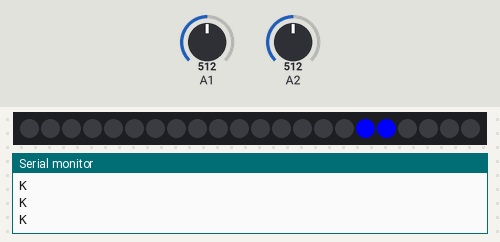
Recording of a sketch running on a simulated ATtiny85, built with avr-gcc and run on an emulated ATtiny85. Parts: 22 RGB LEDs in strip order, left to right, the last lines printed to the serial monitor. Wiring (inferred from the names in the program): LPD8806 LEDs: data PB3; clock PB2. The inputs (shaded band) are chosen by the test bench; at power-on: A2 = 512, A1 = 512.

Above: at 11.2 s.
11.3 s: A2 set to 716
At 11.7 s:
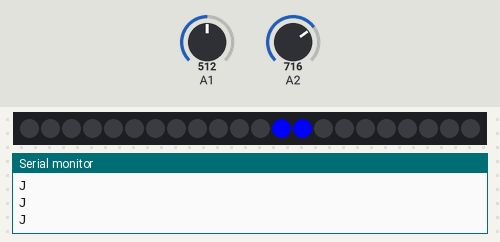
12.9 s: A2 set to 900
At 13.9 s:
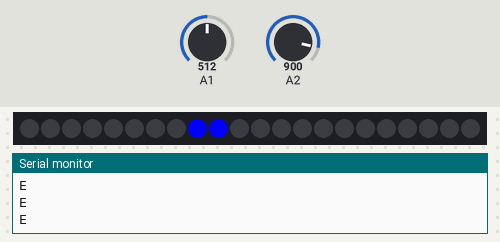
14.4 s: A1 set to 716
At 14.8 s:
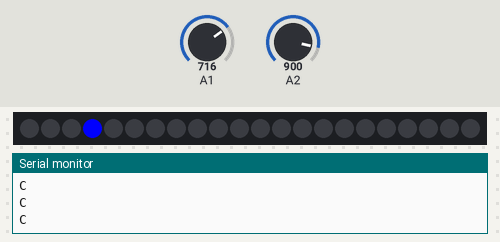
15.9 s: A1 set to 306
At 16.9 s:
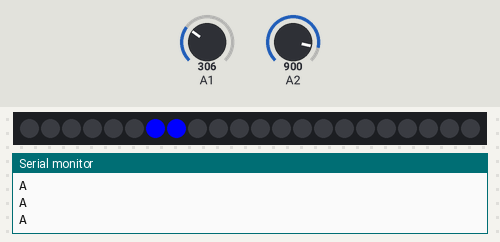
17.4 s: A1 set to 122
At 17.8 s:
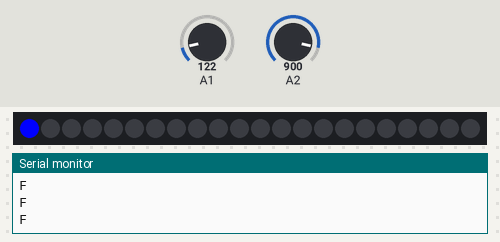
18.9 s: A2 set to 306
At 19.9 s:
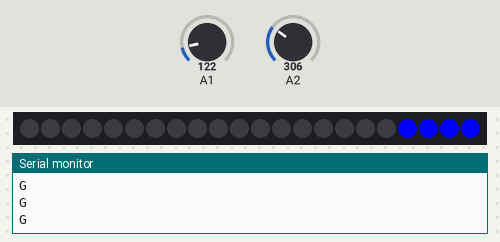
Timing chart, 0 to 21.5 s (numbered marks = the images above; inputs shaded):
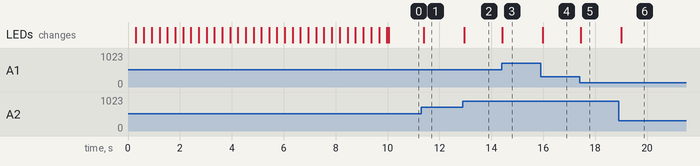

Measured:
- after the input at 11.3 s, the LEDs: change after 0.10 s (image 1)
- after the input at 12.9 s, the LEDs: change after 0.06 s (image 2)
- after the input at 14.4 s, the LEDs: change at once (image 3)
- after the input at 15.9 s, the LEDs: change after 0.08 s (image 4)
- after the input at 17.4 s, the LEDs: change at once (image 5)
- after the input at 18.9 s, the LEDs: change after 0.10 s (image 6)

The sketch:

LEDbtn.ino
```cpp
#include "LPD8806.h"
#include "SPI.h" // Comment out this line if using Trinket or Gemma
#ifdef __AVR_ATtiny85__
#include <avr/power.h>
#endif

// Button values
int lastValue = 0;
int currentValue = 0;

const int deviation = 50;

const int btnPerPin = 5;

const int btnPins[]                    = {1, 2};
const char btnBuildings[][btnPerPin]   = { {'A'  , 'B'   , 'C', 'E'   , 'F'   }, {'G'             , 'H' , 'J'     , 'K'     , 'L'    } };
const int btnValues[][btnPerPin]       = {{ 318  , 408   , 695, 511   , 91    }, {319             , 409 , 696     , 512     , 91     } };
const int ledPositions[][btnPerPin][4] = {{{6, 7}, {4, 5}, {3}, {8, 9}, {0   }}, {{18, 19, 20 , 21}, {10}, {12, 13}, {16, 17}, {14, 15}}};

char selectedBuilding = ' ';
char selectedBuildingLEDs[] = {0, 0};

// Number of RGB LEDs in strand:
const int nLEDs = 22;

// Chose 2 pins for output; can be any valid output pins:
const int dataPin  = 3;
const int clockPin = 2;

LPD8806 strip = LPD8806(nLEDs, dataPin, clockPin);


void setup() {
  Serial.begin(9600);

#if defined(__AVR_ATtiny85__) && (F_CPU == 16000000L)
  clock_prescale_set(clock_div_1); // Enable 16 MHz on Trinket
#endif

  // Start up the LED strip
  strip.begin();

  // Update the strip, to start they are all 'off'
  strip.show();

  startUpShow();
}

void loop() {
  selectedBuilding = ' ';

  for (int i = 0; i < sizeof(btnPins) / sizeof(*btnPins); i++) {
    currentValue = analogRead(btnPins[i]);

    if (!isSameValue(currentValue, 0, 25)) {
      for (int j = 0; j < sizeof(btnValues[i]) / sizeof(*btnValues[i]); j++) {
        if (isSameValue(currentValue, btnValues[i][j], deviation)) {
          selectedBuilding = btnBuildings[i][j];
          selectedBuildingLEDs[0] = i;
          selectedBuildingLEDs[1] = j;
        }
      }
    }
  }

  if (selectedBuilding != ' ') {
    Serial.println(selectedBuilding); // send to Pi

    for (int i = 0; i < strip.numPixels(); i++) strip.setPixelColor(i, 0); // turn all pixels off

    for (int i = 0; i < sizeof(ledPositions[selectedBuildingLEDs[0]][selectedBuildingLEDs[1]]) / sizeof(*ledPositions[selectedBuildingLEDs[0]][selectedBuildingLEDs[1]]); i++) {
      if (!(i > 0 && ledPositions[selectedBuildingLEDs[0]][selectedBuildingLEDs[1]][i] == 0)) {
        strip.setPixelColor(ledPositions[selectedBuildingLEDs[0]][selectedBuildingLEDs[1]][i], strip.Color(0, 0, 255));
      }
    }
    strip.show(); // Refresh LED states

    delay(100);
  }

}

boolean isSameValue(int originalValue, int compareValue, int deviation) {
  return originalValue >= compareValue - deviation && originalValue <= compareValue + deviation;
}

void startUpShow() {

  for (int i = 0; i < sizeof(ledPositions) / sizeof(*ledPositions); i++) {
    for (int j = 0; j < sizeof(ledPositions[i]) / sizeof(*ledPositions[i]); j++) {
      for (byte m = 0; m <= 127; m++) {
        for (int k = 0; k < sizeof(ledPositions[i][j]) / sizeof(*ledPositions[i][j]); k++) {
          if (!(k > 0 && ledPositions[i][j][k] == 0)) {
            strip.setPixelColor(ledPositions[i][j][k], strip.Color(0, 0, m));
            delay(1);
            strip.show(); // Refresh LED states
          }
        }
      }
    }
  }

  for (int i = 0; i < strip.numPixels(); i++) strip.setPixelColor(i, 0);
  strip.show(); // Refresh LED states

}
```

LPD8806.cpp
```cpp
// (licence header left out)
#include "LPD8806.h"

#ifdef __AVR_ATtiny85__

// Teensy/Gemma-specific stuff for hardware-assisted SPI @ 2 MHz

#if(F_CPU > 8000000L)
  #define SPI_DELAY asm volatile("rjmp .+0"); // Burn 2 cycles
#elif(F_CPU > 4000000L)
  #define SPI_DELAY asm volatile("nop");      // Burn 1 cycle
#else
  #define SPI_DELAY                           // Run max speed
#endif

#define SPIBIT                                  \
  USICR = ((1<<USIWM0)|(1<<USITC));             \
  SPI_DELAY                                     \
  USICR = ((1<<USIWM0)|(1<<USITC)|(1<<USICLK)); \
  SPI_DELAY

static void spi_out(uint8_t n) {
  USIDR = n;
  SPIBIT
  SPIBIT
  SPIBIT
  SPIBIT
  SPIBIT
  SPIBIT
  SPIBIT
  SPIBIT
}

#else

// All other boards support Full and Proper Hardware SPI

#include <SPI.h>
#define spi_out(n) (void)SPI.transfer(n)

#endif

/*****************************************************************************/

// Constructor for use with hardware SPI (specific clock/data pins):
LPD8806::LPD8806(uint16_t n) {
  pixels = NULL;
  begun  = false;
  updateLength(n);
  updatePins();
}

// Constructor for use with arbitrary clock/data pins:
LPD8806::LPD8806(uint16_t n, uint8_t dpin, uint8_t cpin) {
  pixels = NULL;
  begun  = false;
  updateLength(n);
  updatePins(dpin, cpin);
}

// via Michael Vogt/neophob: empty constructor is used when strip length
// isn't known at compile-time; situations where program config might be
// read from internal flash memory or an SD card, or arrive via serial
// command.  If using this constructor, MUST follow up with updateLength()
// and updatePins() to establish the strip length and output pins!
LPD8806::LPD8806(void) {
  numLEDs = numBytes = 0;
  pixels  = NULL;
  begun   = false;
  updatePins(); // Must assume hardware SPI until pins are set
}

// Activate hard/soft SPI as appropriate:
void LPD8806::begin(void) {
  if(hardwareSPI == true) startSPI();
  else                    startBitbang();
  begun = true;
}

// Change pin assignments post-constructor, switching to hardware SPI:
void LPD8806::updatePins(void) {
  pinMode(datapin, INPUT); // Restore data and clock pins to inputs
  pinMode(clkpin , INPUT);
  datapin     = clkpin = 0;
  hardwareSPI = true;
  // If begin() was previously invoked, init the SPI hardware now:
  if(begun == true) startSPI();
  // Otherwise, SPI is NOT initted until begin() is explicitly called.
}

// Change pin assignments post-constructor, using arbitrary pins:
void LPD8806::updatePins(uint8_t dpin, uint8_t cpin) {
  if(begun == true) { // If begin() was previously invoked...
    // If previously using hardware SPI, turn that off:
    if(hardwareSPI) {
#ifdef __AVR_ATtiny85__
      DDRB &= ~(_BV(PORTB1) | _BV(PORTB2));
#else
      SPI.end();
#endif
    } else {
      pinMode(datapin, INPUT); // Restore prior data and clock pins to inputs
      pinMode(clkpin , INPUT);
    }
  }
  datapin     = dpin;
  clkpin      = cpin;
#ifdef __AVR__
  clkport     = portOutputRegister(digitalPinToPort(cpin));
  clkpinmask  = digitalPinToBitMask(cpin);
  dataport    = portOutputRegister(digitalPinToPort(dpin));
  datapinmask = digitalPinToBitMask(dpin);
#endif

  // If previously begun, enable 'soft' SPI outputs now
  if(begun == true) startBitbang();

  hardwareSPI = false;
}

// Enable SPI hardware and set up protocol details:
void LPD8806::startSPI(void) {
#ifdef __AVR_ATtiny85__
  PORTB &= ~(_BV(PORTB1) | _BV(PORTB2)); // Outputs
  DDRB  |=   _BV(PORTB1) | _BV(PORTB2);  // DO (NOT MOSI) + SCK
#else
  SPI.begin();
  SPI.setBitOrder(MSBFIRST);
  SPI.setDataMode(SPI_MODE0);
  // SPI bus is run at 2MHz.  Although the LPD8806 should, in theory,
  // work up to 20MHz, the unshielded wiring from the Arduino is more
  // susceptible to interference.  Experiment and see what you get.
 #if defined(__AVR__) || defined(CORE_TEENSY)
  SPI.setClockDivider(SPI_CLOCK_DIV8);
 #else
  SPI.setClockDivider((F_CPU + 1000000L) / 2000000L);
 #endif
#endif

  // Issue initial latch/reset to strip:
  for(uint16_t i=((numLEDs+31)/32); i>0; i--) spi_out(0);
}

// Enable software SPI pins and issue initial latch:
void LPD8806::startBitbang() {
  pinMode(datapin, OUTPUT);
  pinMode(clkpin , OUTPUT);
#ifdef __AVR__
  *dataport &= ~datapinmask; // Data is held low throughout (latch = 0)
  for(uint16_t i=((numLEDs+31)/32)*8; i>0; i--) {
    *clkport |=  clkpinmask;
    *clkport &= ~clkpinmask;
  }
#else
  digitalWrite(datapin, LOW);
  for(uint16_t i=((numLEDs+31)/32)*8; i>0; i--) {
    digitalWrite(clkpin, HIGH);
    digitalWrite(clkpin, LOW);
  }
#endif
}

// Change strip length (see notes with empty constructor, above):
void LPD8806::updateLength(uint16_t n) {
  uint8_t  latchBytes;
  uint16_t dataBytes, totalBytes;

  numLEDs = numBytes = 0;
  if(pixels) free(pixels); // Free existing data (if any)

  dataBytes  = n * 3;
  latchBytes = (n + 31) / 32;
  totalBytes = dataBytes + latchBytes;
  if((pixels = (uint8_t *)malloc(totalBytes))) { // Alloc new data
    numLEDs  = n;
    numBytes = totalBytes;
    memset( pixels           , 0x80, dataBytes);  // Init to RGB 'off' state
    memset(&pixels[dataBytes], 0   , latchBytes); // Clear latch bytes
  }
  // 'begun' state does not change -- pins retain prior modes
}

uint16_t LPD8806::numPixels(void) {
  return numLEDs;
}

void LPD8806::show(void) {
  uint8_t  *ptr = pixels;
  uint16_t i    = numBytes;

  // This doesn't need to distinguish among individual pixel color
  // bytes vs. latch data, etc.  Everything is laid out in one big
  // flat buffer and issued the same regardless of purpose.
  if(hardwareSPI) {
    while(i--) spi_out(*ptr++);
  } else {
    uint8_t p, bit;

    while(i--) {
      p = *ptr++;
      for(bit=0x80; bit; bit >>= 1) {
#ifdef __AVR__
	  if(p & bit) *dataport |=  datapinmask;
	  else        *dataport &= ~datapinmask;
	  *clkport |=  clkpinmask;
	  *clkport &= ~clkpinmask;
#else
	  if(p & bit) digitalWrite(datapin, HIGH);
	  else        digitalWrite(datapin, LOW);
	  digitalWrite(clkpin, HIGH);
	  digitalWrite(clkpin, LOW);
#endif
      }
    }
  }
}

// Convert separate R,G,B into combined 32-bit GRB color:
uint32_t LPD8806::Color(byte r, byte g, byte b) {
  return ((uint32_t)(g | 0x80) << 16) |
         ((uint32_t)(r | 0x80) <<  8) |
                     b | 0x80 ;
}

// Set pixel color from separate 7-bit R, G, B components:
void LPD8806::setPixelColor(uint16_t n, uint8_t r, uint8_t g, uint8_t b) {
  if(n < numLEDs) { // Arrays are 0-indexed, thus NOT '<='
    uint8_t *p = &pixels[n * 3];
    *p++ = g | 0x80; // Strip color order is GRB,
    *p++ = r | 0x80; // not the more common RGB,
    *p++ = b | 0x80; // so the order here is intentional; don't "fix"
  }
}

// Set pixel color from 'packed' 32-bit GRB (not RGB) value:
void LPD8806::setPixelColor(uint16_t n, uint32_t c) {
  if(n < numLEDs) { // Arrays are 0-indexed, thus NOT '<='
    uint8_t *p = &pixels[n * 3];
    *p++ = (c >> 16) | 0x80;
    *p++ = (c >>  8) | 0x80;
    *p++ =  c        | 0x80;
  }
}

// Query color from previously-set pixel (returns packed 32-bit GRB value)
uint32_t LPD8806::getPixelColor(uint16_t n) {
  if(n < numLEDs) {
    uint16_t ofs = n * 3;
    return ((uint32_t)(pixels[ofs    ] & 0x7f) << 16) |
           ((uint32_t)(pixels[ofs + 1] & 0x7f) <<  8) |
            (uint32_t)(pixels[ofs + 2] & 0x7f);
  }

  return 0; // Pixel # is out of bounds
}
```

LPD8806.h
```cpp
#if (ARDUINO >= 100)
 #include <Arduino.h>
#else
 #include <WProgram.h>
 #include <pins_arduino.h>
#endif

class LPD8806 {

 public:

  LPD8806(uint16_t n, uint8_t dpin, uint8_t cpin); // Configurable pins
  LPD8806(uint16_t n); // Use SPI hardware; specific pins only
  LPD8806(void); // Empty constructor; init pins & strip length later
  void
    begin(void),
    setPixelColor(uint16_t n, uint8_t r, uint8_t g, uint8_t b),
    setPixelColor(uint16_t n, uint32_t c),
    show(void),
    updatePins(uint8_t dpin, uint8_t cpin), // Change pins, configurable
    updatePins(void),                       // Change pins, hardware SPI
    updateLength(uint16_t n);               // Change strip length
  uint16_t
    numPixels(void);
  uint32_t
    Color(byte, byte, byte),
    getPixelColor(uint16_t n);

 private:

  uint16_t
    numLEDs,    // Number of RGB LEDs in strip
    numBytes;   // Size of 'pixels' buffer below
  uint8_t
    *pixels,    // Holds LED color values (3 bytes each) + latch bytes
    clkpin    , datapin;     // Clock & data pin numbers
#ifdef __AVR__
  uint8_t
    clkpinmask, datapinmask; // Clock & data PORT bitmasks
  volatile uint8_t
    *clkport  , *dataport;   // Clock & data PORT registers
#endif
  void
    startBitbang(void),
    startSPI(void);
  boolean
    hardwareSPI, // If 'true', using hardware SPI
    begun;       // If 'true', begin() method was previously invoked
};
```
